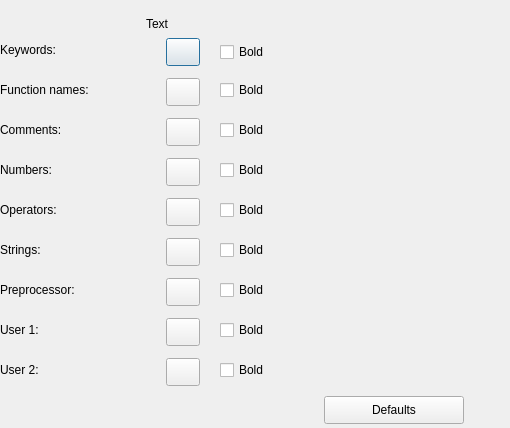
<?xml version="1.0" encoding="UTF-8"?>
<ui version="4.0">
 <class>QPropSyntaxColors</class>
 <widget class="QDialog" name="QPropSyntaxColors">
  <property name="geometry">
   <rect>
    <x>0</x>
    <y>0</y>
    <width>510</width>
    <height>428</height>
   </rect>
  </property>
  <property name="windowTitle">
   <string>Syntax Colors</string>
  </property>
  <widget class="QLabel" name="IDC_STATIC_KEYWORD">
   <property name="geometry">
    <rect>
     <x>0</x>
     <y>40</y>
     <width>140</width>
     <height>20</height>
    </rect>
   </property>
   <property name="inputMethodHints">
    <set>Qt::ImhMultiLine</set>
   </property>
   <property name="text">
    <string>Keywords:</string>
   </property>
   <property name="wordWrap">
    <bool>true</bool>
   </property>
  </widget>
  <widget class="QLabel" name="IDC_STATIC_FUNCTION_NAMES">
   <property name="geometry">
    <rect>
     <x>0</x>
     <y>80</y>
     <width>140</width>
     <height>20</height>
    </rect>
   </property>
   <property name="inputMethodHints">
    <set>Qt::ImhMultiLine</set>
   </property>
   <property name="text">
    <string>Function names:</string>
   </property>
   <property name="wordWrap">
    <bool>true</bool>
   </property>
  </widget>
  <widget class="QLabel" name="IDC_STATIC_COMMENTS">
   <property name="geometry">
    <rect>
     <x>0</x>
     <y>120</y>
     <width>140</width>
     <height>20</height>
    </rect>
   </property>
   <property name="inputMethodHints">
    <set>Qt::ImhMultiLine</set>
   </property>
   <property name="text">
    <string>Comments:</string>
   </property>
   <property name="wordWrap">
    <bool>true</bool>
   </property>
  </widget>
  <widget class="QLabel" name="IDC_STATIC_NUMBERS">
   <property name="geometry">
    <rect>
     <x>0</x>
     <y>160</y>
     <width>140</width>
     <height>20</height>
    </rect>
   </property>
   <property name="inputMethodHints">
    <set>Qt::ImhMultiLine</set>
   </property>
   <property name="text">
    <string>Numbers:</string>
   </property>
   <property name="wordWrap">
    <bool>true</bool>
   </property>
  </widget>
  <widget class="QLabel" name="IDC_STATIC_OPERATORS">
   <property name="geometry">
    <rect>
     <x>0</x>
     <y>200</y>
     <width>140</width>
     <height>20</height>
    </rect>
   </property>
   <property name="inputMethodHints">
    <set>Qt::ImhMultiLine</set>
   </property>
   <property name="text">
    <string>Operators:</string>
   </property>
   <property name="wordWrap">
    <bool>true</bool>
   </property>
  </widget>
  <widget class="QLabel" name="IDC_STATIC_STRINGS">
   <property name="geometry">
    <rect>
     <x>0</x>
     <y>240</y>
     <width>140</width>
     <height>20</height>
    </rect>
   </property>
   <property name="inputMethodHints">
    <set>Qt::ImhMultiLine</set>
   </property>
   <property name="text">
    <string>Strings:</string>
   </property>
   <property name="wordWrap">
    <bool>true</bool>
   </property>
  </widget>
  <widget class="QLabel" name="IDC_STATIC_PREPROCESSOR">
   <property name="geometry">
    <rect>
     <x>0</x>
     <y>280</y>
     <width>140</width>
     <height>20</height>
    </rect>
   </property>
   <property name="inputMethodHints">
    <set>Qt::ImhMultiLine</set>
   </property>
   <property name="text">
    <string>Preprocessor:</string>
   </property>
   <property name="wordWrap">
    <bool>true</bool>
   </property>
  </widget>
  <widget class="QLabel" name="IDC_STATIC_USER1">
   <property name="geometry">
    <rect>
     <x>0</x>
     <y>320</y>
     <width>140</width>
     <height>20</height>
    </rect>
   </property>
   <property name="inputMethodHints">
    <set>Qt::ImhMultiLine</set>
   </property>
   <property name="text">
    <string>User 1:</string>
   </property>
   <property name="wordWrap">
    <bool>true</bool>
   </property>
  </widget>
  <widget class="QLabel" name="IDC_STATIC_USER2">
   <property name="geometry">
    <rect>
     <x>0</x>
     <y>360</y>
     <width>140</width>
     <height>20</height>
    </rect>
   </property>
   <property name="inputMethodHints">
    <set>Qt::ImhMultiLine</set>
   </property>
   <property name="text">
    <string>User 2:</string>
   </property>
   <property name="wordWrap">
    <bool>true</bool>
   </property>
  </widget>
  <widget class="QLabel" name="IDC_STATIC_SYNTAX_HEADLINE">
   <property name="geometry">
    <rect>
     <x>146</x>
     <y>14</y>
     <width>68</width>
     <height>20</height>
    </rect>
   </property>
   <property name="inputMethodHints">
    <set>Qt::ImhMultiLine</set>
   </property>
   <property name="text">
    <string>Text</string>
   </property>
   <property name="wordWrap">
    <bool>true</bool>
   </property>
  </widget>
  <widget class="QPushButton" name="IDC_SCOLOR_KEYWORDS">
   <property name="geometry">
    <rect>
     <x>166</x>
     <y>38</y>
     <width>34</width>
     <height>28</height>
    </rect>
   </property>
  </widget>
  <widget class="QCheckBox" name="IDC_SCOLOR_KEYWORDS_BOLD">
   <property name="geometry">
    <rect>
     <x>220</x>
     <y>42</y>
     <width>110</width>
     <height>20</height>
    </rect>
   </property>
   <property name="text">
    <string>Bold</string>
   </property>
  </widget>
  <widget class="QPushButton" name="IDC_SCOLOR_FUNCTIONS">
   <property name="geometry">
    <rect>
     <x>166</x>
     <y>78</y>
     <width>34</width>
     <height>28</height>
    </rect>
   </property>
  </widget>
  <widget class="QCheckBox" name="IDC_SCOLOR_FUNCTIONS_BOLD">
   <property name="geometry">
    <rect>
     <x>220</x>
     <y>80</y>
     <width>110</width>
     <height>20</height>
    </rect>
   </property>
   <property name="text">
    <string>Bold</string>
   </property>
  </widget>
  <widget class="QPushButton" name="IDC_SCOLOR_COMMENTS">
   <property name="geometry">
    <rect>
     <x>166</x>
     <y>118</y>
     <width>34</width>
     <height>28</height>
    </rect>
   </property>
  </widget>
  <widget class="QCheckBox" name="IDC_SCOLOR_COMMENTS_BOLD">
   <property name="geometry">
    <rect>
     <x>220</x>
     <y>120</y>
     <width>110</width>
     <height>20</height>
    </rect>
   </property>
   <property name="text">
    <string>Bold</string>
   </property>
  </widget>
  <widget class="QPushButton" name="IDC_SCOLOR_NUMBERS">
   <property name="geometry">
    <rect>
     <x>166</x>
     <y>158</y>
     <width>34</width>
     <height>28</height>
    </rect>
   </property>
  </widget>
  <widget class="QCheckBox" name="IDC_SCOLOR_NUMBERS_BOLD">
   <property name="geometry">
    <rect>
     <x>220</x>
     <y>160</y>
     <width>110</width>
     <height>20</height>
    </rect>
   </property>
   <property name="text">
    <string>Bold</string>
   </property>
  </widget>
  <widget class="QPushButton" name="IDC_SCOLOR_OPERATORS">
   <property name="geometry">
    <rect>
     <x>166</x>
     <y>198</y>
     <width>34</width>
     <height>28</height>
    </rect>
   </property>
  </widget>
  <widget class="QCheckBox" name="IDC_SCOLOR_OPERATORS_BOLD">
   <property name="geometry">
    <rect>
     <x>220</x>
     <y>200</y>
     <width>110</width>
     <height>20</height>
    </rect>
   </property>
   <property name="text">
    <string>Bold</string>
   </property>
  </widget>
  <widget class="QPushButton" name="IDC_SCOLOR_STRINGS">
   <property name="geometry">
    <rect>
     <x>166</x>
     <y>238</y>
     <width>34</width>
     <height>28</height>
    </rect>
   </property>
  </widget>
  <widget class="QCheckBox" name="IDC_SCOLOR_STRINGS_BOLD">
   <property name="geometry">
    <rect>
     <x>220</x>
     <y>240</y>
     <width>110</width>
     <height>20</height>
    </rect>
   </property>
   <property name="text">
    <string>Bold</string>
   </property>
  </widget>
  <widget class="QPushButton" name="IDC_SCOLOR_PREPROCESSOR">
   <property name="geometry">
    <rect>
     <x>166</x>
     <y>278</y>
     <width>34</width>
     <height>28</height>
    </rect>
   </property>
  </widget>
  <widget class="QCheckBox" name="IDC_SCOLOR_PREPROCESSOR_BOLD">
   <property name="geometry">
    <rect>
     <x>220</x>
     <y>280</y>
     <width>110</width>
     <height>20</height>
    </rect>
   </property>
   <property name="text">
    <string>Bold</string>
   </property>
  </widget>
  <widget class="QPushButton" name="IDC_SCOLOR_USER1">
   <property name="geometry">
    <rect>
     <x>166</x>
     <y>318</y>
     <width>34</width>
     <height>28</height>
    </rect>
   </property>
  </widget>
  <widget class="QCheckBox" name="IDC_SCOLOR_USER1_BOLD">
   <property name="geometry">
    <rect>
     <x>220</x>
     <y>320</y>
     <width>110</width>
     <height>20</height>
    </rect>
   </property>
   <property name="text">
    <string>Bold</string>
   </property>
  </widget>
  <widget class="QPushButton" name="IDC_SCOLOR_USER2">
   <property name="geometry">
    <rect>
     <x>166</x>
     <y>358</y>
     <width>34</width>
     <height>28</height>
    </rect>
   </property>
  </widget>
  <widget class="QCheckBox" name="IDC_SCOLOR_USER2_BOLD">
   <property name="geometry">
    <rect>
     <x>220</x>
     <y>360</y>
     <width>110</width>
     <height>20</height>
    </rect>
   </property>
   <property name="text">
    <string>Bold</string>
   </property>
  </widget>
  <widget class="QPushButton" name="IDC_SCOLORS_BDEFAULTS">
   <property name="geometry">
    <rect>
     <x>324</x>
     <y>396</y>
     <width>140</width>
     <height>28</height>
    </rect>
   </property>
   <property name="text">
    <string>Defaults</string>
   </property>
  </widget>
 </widget>
 <resources/>
 <connections/>
</ui>
